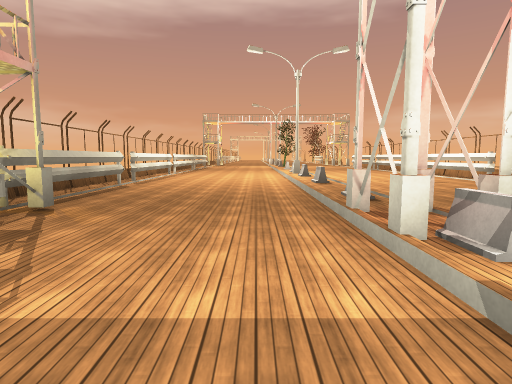
[1] (above)

15 first-person views from a walk through a 3-D level made in the Unity game engine. The camera is 1.5 m above the floor, tilts 6° down and sees 75° across. The floor is counted in squares, 2 m on a side. Each view is taken from the middle of a square. On the plan, view 1 faces up. The plan holds only what a view shows up to about 11 squares ahead; the rest is blank. The place goes on beyond the plan. Some surface patterns are stand-ins.

[2]
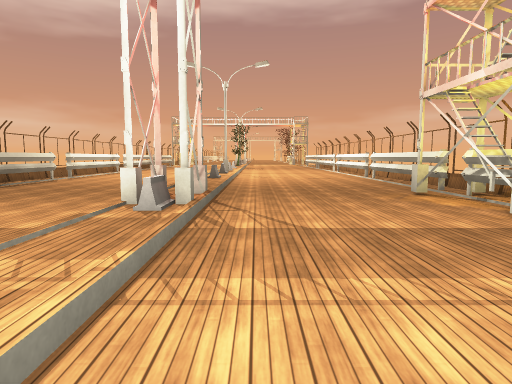

[3]
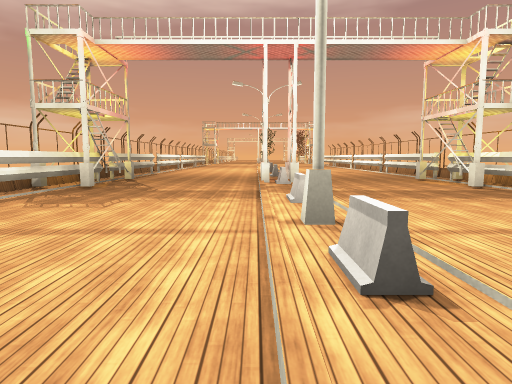

[4]
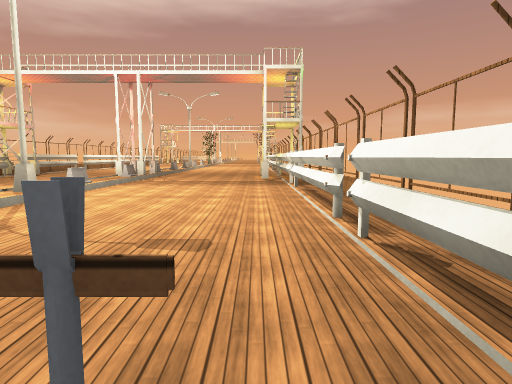

[5]
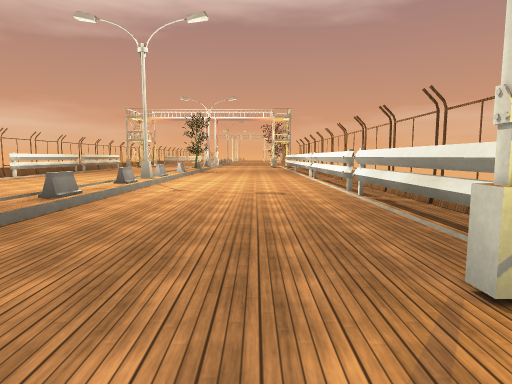

[6]
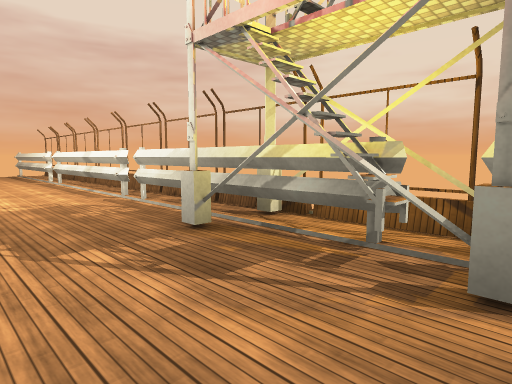

[7]
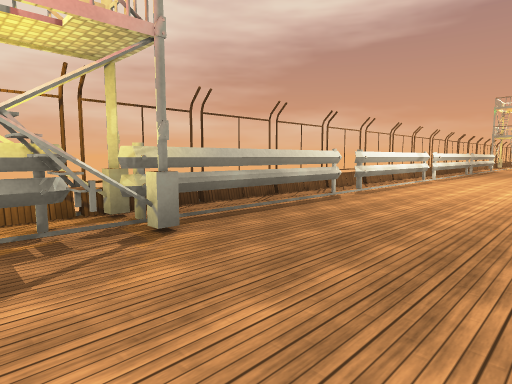

[8]
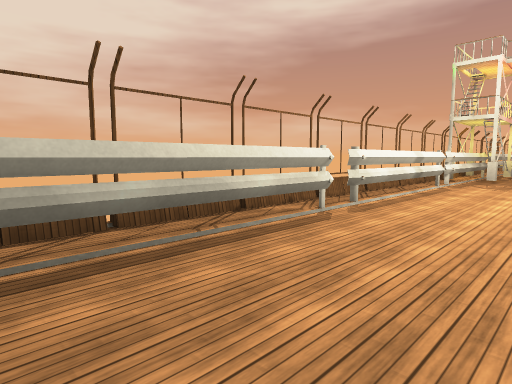

[9]
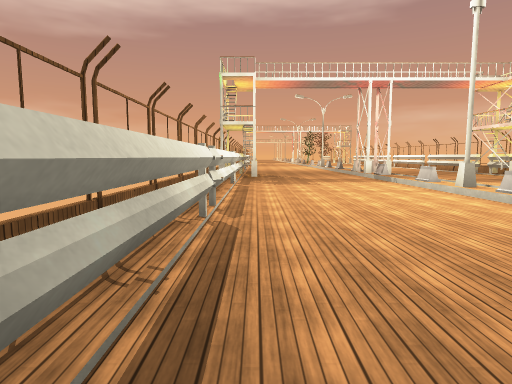

[10]
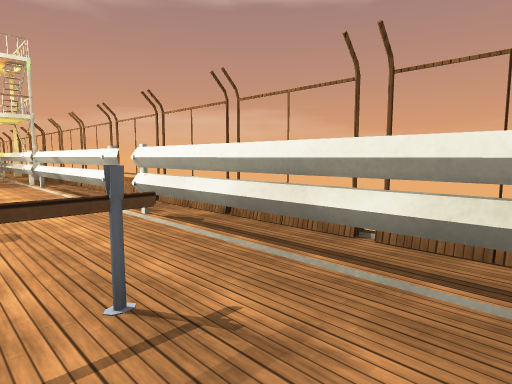

[11]
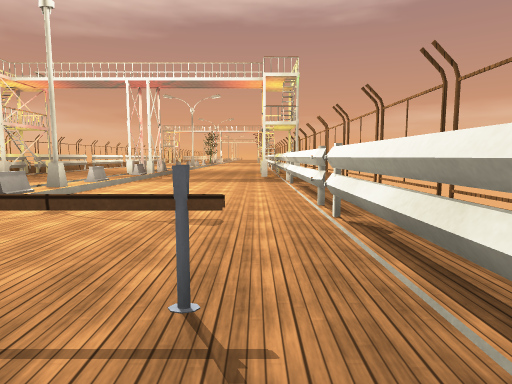

[12]
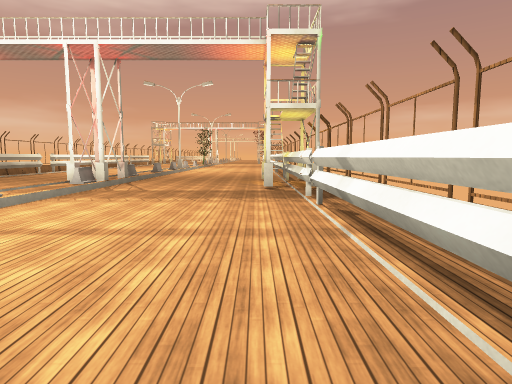

[13]
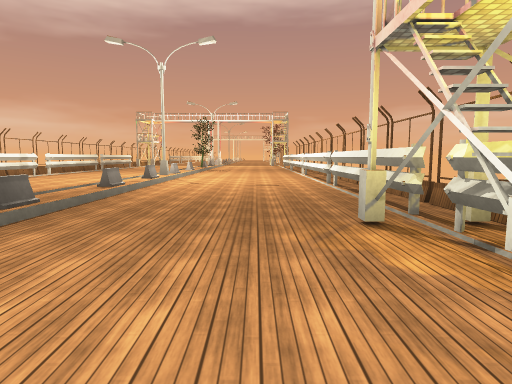

[14]
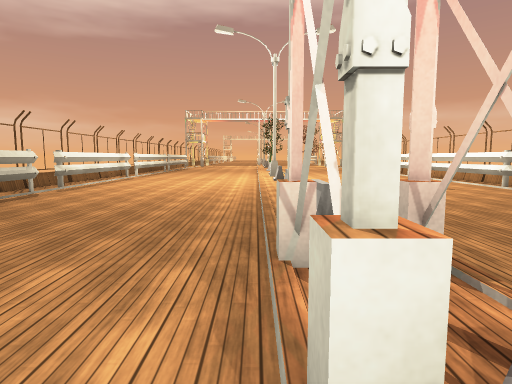

[15]
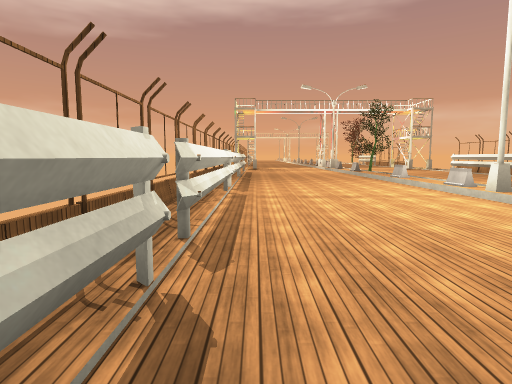

### Floor plan
Key: @ floor where view 1 was taken; # wall or solid block; . floor; / step, stairs or slope; B block; G gate.
Columns run from 4 left of view 1 to 7 right of it. Each row starts with its distance up from view 1.
 14 #..../B....#
 13 #..../#....#
 12 #..../B....#
 11 #....//....#
 10 #....//....#
  9 #..../B....#
  8 #....//....#
  7 #....//....#
  6 #....//....#
  5 #..../B....#
  4 ##...##....#
  3 ##...##....#
  2 ##.../B....#
  1 #....//....#
  0 #...@//....#
 -1 #..../B....#
 -2 #....//....#
 -3 #..../#....#
 -4 #..../B....#
 -5 #....//....#
 -6 #..../ ....#
 -7 #....  ....#
 -8 #...     #G#
 -9 #...     ..#
-10 #...     ..#

Where each view was taken, in squares from view 1:
view 1: 0 up, 0 right, facing up
view 2: 2 down, 3 right, facing up
view 3: 6 down, 1 right, facing up
view 4: 9 down, 6 right, facing up
view 5: 3 up, 5 right, facing up
view 6: 5 up, 1 left, facing down-left
view 7: 3 up, 0 right, facing up-left
view 8: 10 down, 1 left, facing up-left
view 9: 10 down, 3 left, facing up
view 10: 10 down, 5 right, facing up-right
view 11: 10 down, 6 right, facing up
view 12: 6 down, 6 right, facing up
view 13: 1 up, 5 right, facing up
view 14: 2 up, 1 right, facing up
view 15: 7 up, 3 left, facing up
